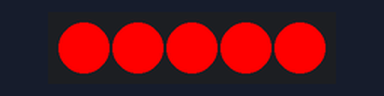
Bench run of a sketch on a simulated Arduino Uno, built with avr-gcc and run on an emulated ATmega328P. On the bench: 5 RGB LEDs in strip order, left to right.

Above: at 0.1 s.
At 1.6 s:
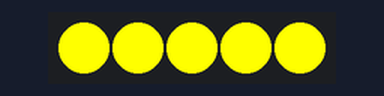
At 2.1 s:
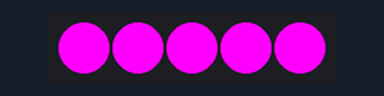
At 3.1 s:
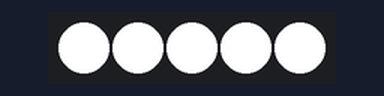
At 23.1 s:
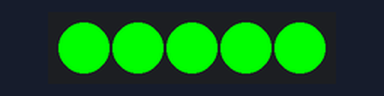
At 33.23 s:
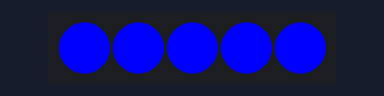
Timing chart, 0 to 40.0 s (numbered marks = the images above):
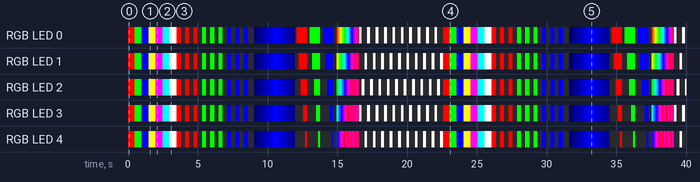

Measured:
- by itself, RGB LED 0: off → RGB(255, 0, 0) at 0.00 s, → RGB(0, 255, 0) 0.50 s later, → RGB(0, 0, 255) 0.50 s later, → RGB(255, 255, 0) 0.50 s later, … (172 changes in this stretch)
- by itself, RGB LED 1: off → RGB(255, 0, 0) at 0.00 s, → RGB(0, 255, 0) 0.50 s later, → RGB(0, 0, 255) 0.50 s later, → RGB(255, 255, 0) 0.50 s later, … (171 changes in this stretch)
- what the display in image 1 shows lasts 0.5 s, from 1.5 s to 2.0 s

The sketch:

Addressible-FastLED.ino
```cpp
#include <Adafruit_NeoPixel.h>

#define LED_PIN     6
#define NUM_LEDS    5

Adafruit_NeoPixel strip(NUM_LEDS, LED_PIN, NEO_GRB + NEO_KHZ800);

void setup() {
  strip.begin();
  strip.show(); // All off
}

void loop() {
  solidColors();
  blinkColors();
  breathingEffect();
  colorWipe();
  rainbowCycle();
  theaterChase();
}

/* ===========================
   1. Solid Colors
   =========================== */
void solidColors() {
  uint32_t colors[] = {
    strip.Color(255, 0, 0),   // Red
    strip.Color(0, 255, 0),   // Green
    strip.Color(0, 0, 255),   // Blue
    strip.Color(255, 255, 0), // Yellow
    strip.Color(255, 0, 255), // Purple
    strip.Color(0, 255, 255), // Cyan
    strip.Color(255, 255, 255)// White
  };

  for (int c = 0; c < 7; c++) {
    for (int i = 0; i < NUM_LEDS; i++) {
      strip.setPixelColor(i, colors[c]);
    }
    strip.show();
    delay(500);
  }
}

/* ===========================
   2. Blink Colors
   =========================== */
void blinkColors() {
  uint32_t colors[] = {
    strip.Color(255, 0, 0),
    strip.Color(0, 255, 0),
    strip.Color(0, 0, 255)
  };

  for (int c = 0; c < 3; c++) {
    for (int i = 0; i < 3; i++) {
      for (int p = 0; p < NUM_LEDS; p++) strip.setPixelColor(p, colors[c]);
      strip.show();
      delay(300);

      strip.clear();
      strip.show();
      delay(300);
    }
  }
}

/* ===========================
   3. Breathing Effect
   =========================== */
void breathingEffect() {
  for (int b = 0; b <= 255; b += 5) {
    uint32_t col = strip.Color(0, 0, b);
    for (int i = 0; i < NUM_LEDS; i++) strip.setPixelColor(i, col);
    strip.setBrightness(b);
    strip.show();
    delay(30);
  }

  for (int b = 255; b >= 0; b -= 5) {
    uint32_t col = strip.Color(0, 0, b);
    for (int i = 0; i < NUM_LEDS; i++) strip.setPixelColor(i, col);
    strip.setBrightness(b);
    strip.show();
    delay(30);
  }

  strip.setBrightness(255); // reset
}

/* ===========================
   4. Color Wipe
   =========================== */
void colorWipe() {
  uint32_t colors[] = {
    strip.Color(255, 0, 0),
    strip.Color(0, 255, 0),
    strip.Color(0, 0, 255)
  };

  for (int c = 0; c < 3; c++) {
    for (int i = 0; i < NUM_LEDS; i++) {
      strip.setPixelColor(i, colors[c]);
      strip.show();
      delay(150);
    }
    strip.clear();
    strip.show();
    delay(200);
  }
}

/* ===========================
   5. Rainbow Cycle
   =========================== */
void rainbowCycle() {
  for (int j = 0; j < 256; j += 8) {
    for (int i = 0; i < NUM_LEDS; i++) {
      strip.setPixelColor(i, strip.ColorHSV(((i * 40) + j) * 256, 255, 255));
    }
    strip.show();
    delay(50);
  }
}

/* ===========================
   6. Theater Chase
   =========================== */
void theaterChase() {
  uint32_t white = strip.Color(255, 255, 255);

  for (int repeat = 0; repeat < 10; repeat++) {
    for (int offset = 0; offset < 3; offset++) {
      for (int i = 0; i < NUM_LEDS; i++) {
        if ((i + offset) % 3 == 0)
          strip.setPixelColor(i, white);
        else
          strip.setPixelColor(i, 0);
      }
      strip.show();
      delay(200);
    }
  }
}
```
